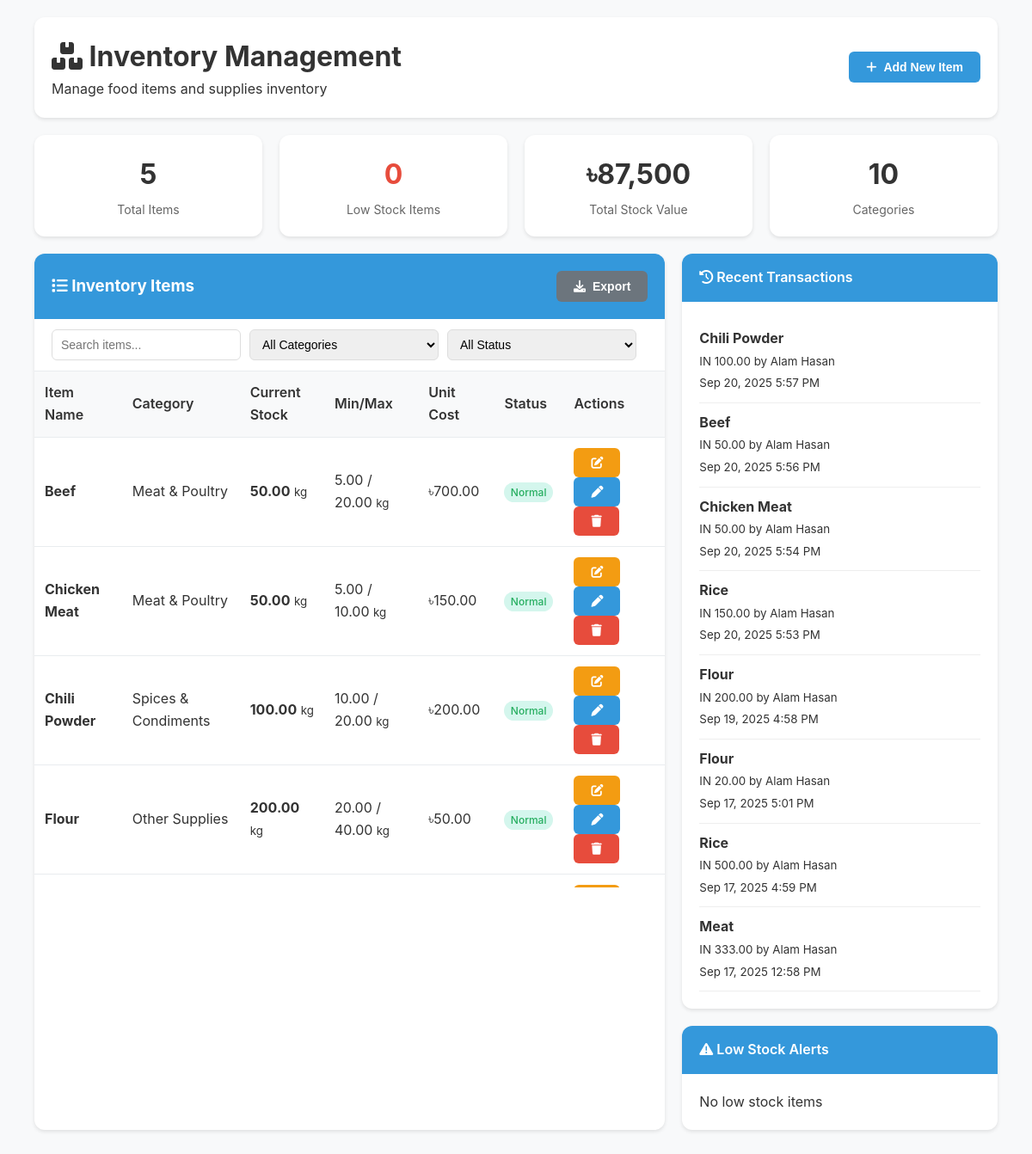
The page /admin/inventory.php (signed in) on the database its author committed.
### tables this page shows
CREATE TABLE `inventory_items` (
  `id` int(11) NOT NULL,
  `name` varchar(150) NOT NULL,
  `description` text DEFAULT NULL,
  `category_id` int(11) DEFAULT NULL,
  `unit_id` int(11) DEFAULT NULL,
  `current_stock` decimal(10,2) DEFAULT 0.00,
  `after_usage_current_stock` decimal(10,2) DEFAULT NULL COMMENT 'Stock remaining after chef usage',
  `minimum_stock` decimal(10,2) DEFAULT 0.00,
  `maximum_stock` decimal(10,2) DEFAULT 0.00,
  `unit_cost` decimal(10,2) DEFAULT 0.00,
  `supplier_name` varchar(150) DEFAULT NULL,
  `supplier_contact` varchar(100) DEFAULT NULL,
  `location` varchar(100) DEFAULT NULL,
  `expiry_date` date DEFAULT NULL,
  `is_active` tinyint(1) DEFAULT 1,
  `created_by` int(11) DEFAULT NULL,
  `created_at` timestamp NOT NULL DEFAULT current_timestamp(),
  `updated_at` timestamp NOT NULL DEFAULT current_timestamp() ON UPDATE current_timestamp()
);

CREATE TABLE `inventory_categories` (
  `id` int(11) NOT NULL,
  `name` varchar(100) NOT NULL,
  `description` text DEFAULT NULL,
  `created_at` timestamp NOT NULL DEFAULT current_timestamp(),
  `updated_at` timestamp NOT NULL DEFAULT current_timestamp() ON UPDATE current_timestamp()
);

CREATE TABLE `inventory_units` (
  `id` int(11) NOT NULL,
  `name` varchar(50) NOT NULL,
  `abbreviation` varchar(10) NOT NULL,
  `created_at` timestamp NOT NULL DEFAULT current_timestamp()
);

CREATE TABLE `inventory_transactions` (
  `id` int(11) NOT NULL,
  `item_id` int(11) NOT NULL,
  `transaction_type` enum('IN','OUT','ADJUSTMENT') NOT NULL,
  `quantity` decimal(10,2) NOT NULL,
  `previous_stock` decimal(10,2) NOT NULL,
  `new_stock` decimal(10,2) NOT NULL,
  `reference_type` enum('PURCHASE','USAGE','WASTE','ADJUSTMENT','CHEF_USAGE') NOT NULL,
  `reference_id` int(11) DEFAULT NULL,
  `notes` text DEFAULT NULL,
  `performed_by` int(11) NOT NULL,
  `transaction_date` timestamp NOT NULL DEFAULT current_timestamp()
);

CREATE TABLE `users` (
  `id` int(11) NOT NULL,
  `username` varchar(50) NOT NULL,
  `email` varchar(100) NOT NULL,
  `password` varchar(255) NOT NULL,
  `role_id` int(11) DEFAULT NULL,
  `first_name` varchar(50) NOT NULL,
  `last_name` varchar(50) NOT NULL,
  `phone` varchar(20) DEFAULT NULL,
  `address` text DEFAULT NULL,
  `date_of_birth` date DEFAULT NULL,
  `gender` enum('Male','Female','Other') DEFAULT NULL,
  `emergency_contact_name` varchar(100) DEFAULT NULL,
  `emergency_contact_phone` varchar(20) DEFAULT NULL,
  `family_contact_info` text DEFAULT NULL,
  `profile_image` varchar(255) DEFAULT NULL,
  `is_active` tinyint(1) DEFAULT 1,
  `created_at` timestamp NOT NULL DEFAULT current_timestamp(),
  `updated_at` timestamp NOT NULL DEFAULT current_timestamp() ON UPDATE current_timestamp()
);

### admin/inventory.php (the view, shortened to what this page needs)
<?php
$database = new Database();
$db = $database->getConnection();
$inventory_query = "SELECT i.*, c.name as category_name, u.name as unit_name, u.abbreviation as unit_abbr,
                    CASE WHEN i.current_stock <= i.minimum_stock THEN 'low' ELSE 'normal' END as stock_status
                    FROM inventory_items i
                    LEFT JOIN inventory_categories c ON i.category_id = c.id
                    LEFT JOIN inventory_units u ON i.unit_id = u.id
                    WHERE i.is_active = TRUE
                    ORDER BY i.name";
$inventory_stmt = $db->prepare($inventory_query);
$inventory_stmt->execute();
$inventory_items = $inventory_stmt->fetchAll(PDO::FETCH_ASSOC);
$categories_stmt = $db->prepare("SELECT * FROM inventory_categories ORDER BY name");
$categories_stmt->execute();
$categories = $categories_stmt->fetchAll(PDO::FETCH_ASSOC);
$transactions_query = "SELECT t.*, i.name as item_name, u.first_name, u.last_name
                       FROM inventory_transactions t
                       JOIN inventory_items i ON t.item_id = i.id
                       JOIN users u ON t.performed_by = u.id
                       ORDER BY t.transaction_date DESC LIMIT 10";
$transactions_stmt = $db->prepare($transactions_query);
$transactions_stmt->execute();
$recent_transactions = $transactions_stmt->fetchAll(PDO::FETCH_ASSOC);
?>
<!DOCTYPE html>
<html lang="en">
<head>
    <link rel="stylesheet" href="../assets/css/style.css">
    <link href="https://cdnjs.cloudflare.com/ajax/libs/font-awesome/6.0.0/css/all.min.css" rel="stylesheet">
</head>
<body>
    <div class="container">
        <div class="header">
            <div>
                <h1><i class="fas fa-boxes"></i> Inventory Management</h1>
                <p>Manage food items and supplies inventory</p>
            </div>
            <button class="btn btn-primary" onclick="showAddModal()">
                <i class="fas fa-plus"></i> Add New Item
            </button>
        </div>
        <div class="stats-grid">
            <div class="stat-card">
                <div class="stat-number"><?php echo count($inventory_items); ?></div>
                <div class="stat-label">Total Items</div>
            </div>
            <div class="stat-card">
                <div class="stat-number low-stock"><?php echo count(array_filter($inventory_items, function($item) { return $item['stock_status'] === 'low'; })); ?></div>
                <div class="stat-label">Low Stock Items</div>
            </div>
            <div class="stat-card">
                <div class="stat-number">৳<?php echo number_format(array_sum(array_map(function($item) { return $item['current_stock'] * $item['unit_cost']; }, $inventory_items))); ?></div>
                <div class="stat-label">Total Stock Value</div>
            </div>
            <div class="stat-card">
                <div class="stat-number"><?php echo count($categories); ?></div>
                <div class="stat-label">Categories</div>
            </div>
        </div>
        <div class="content-grid">
            <div class="inventory-table">
                <div class="table-header">
                    <h3><i class="fas fa-list"></i> Inventory Items</h3>
                    <div>
                        <button class="btn btn-secondary" onclick="exportInventory()">
                            <i class="fas fa-download"></i> Export
                        </button>
                    </div>
                </div>
                <div class="table-tools">
                    <input type="text" id="searchInput" class="form-control small" placeholder="Search items..." oninput="filterTable()">
                    <select id="categoryFilter" class="form-control small" onchange="filterTable()">
                        <option value="">All Categories</option>
                    </select>
                    <select id="statusFilter" class="form-control small" onchange="filterTable()">
                        <option value="">All Status</option>
                    </select>
                </div>
                <div class="table-content">
                    <table>
                        <thead>
                            <tr>
                                <th>Item Name</th>
                                <th>Category</th>
                                <th>Current Stock</th>
                                <th>Min/Max</th>
                                <th>Unit Cost</th>
                                <th>Status</th>
                                <th>Actions</th>
                            </tr>
                        </thead>
                        <tbody id="inventoryBody">
                            <?php foreach ($inventory_items as $item): ?>
                            <tr data-name="<?php echo strtolower(htmlspecialchars($item['name'])); ?>" data-category="<?php echo htmlspecialchars($item['category_name']); ?>" data-status="<?php echo htmlspecialchars($item['stock_status']); ?>">
                                <td>
                                    <strong><?php echo htmlspecialchars($item['name']); ?></strong>
                                </td>
                                <td><?php echo htmlspecialchars($item['category_name']); ?></td>
                                <td>
                                    <strong><?php echo number_format($item['current_stock'], 2); ?></strong>
                                    <small><?php echo htmlspecialchars($item['unit_abbr']); ?></small>
                                </td>
                                <td>
                                    <?php echo number_format($item['minimum_stock'], 2); ?> /
                                    <?php echo number_format($item['maximum_stock'], 2); ?>
                                    <small><?php echo htmlspecialchars($item['unit_abbr']); ?></small>
                                </td>
                                <td>৳<?php echo number_format($item['unit_cost'], 2); ?></td>
                                <td>
                                    <span class="stock-badge stock-<?php echo $item['stock_status']; ?>">
                                        <?php echo $item['stock_status'] === 'low' ? 'Low Stock' : 'Normal'; ?>
                                    </span>
                                </td>
                                <td>
                                    <button class="btn btn-warning btn-sm" onclick="showAdjustModal(<?php echo $item['id']; ?>, '<?php echo htmlspecialchars($item['name']); ?>', <?php echo $item['current_stock']; ?>)">
                                        <i class="fas fa-edit"></i>
                                    </button>
                                    <button class="btn btn-primary btn-sm" onclick="showEditModal(<?php echo htmlspecialchars(json_encode($item)); ?>)">
                                        <i class="fas fa-pen"></i>
                                    </button>
                                    <button class="btn btn-danger btn-sm" onclick="deleteItem(<?php echo $item['id']; ?>)">
                                        <i class="fas fa-trash"></i>
                                    </button>
                                </td>
                            </tr>
                            <?php endforeach; ?>
                        </tbody>
                    </table>
                </div>
            </div>
            <div class="sidebar">
                <div class="widget">
                    <div class="widget-header">
                        <i class="fas fa-history"></i> Recent Transactions
                    </div>
                    <div class="widget-content">
                        <?php foreach ($recent_transactions as $transaction): ?>
                        <div style="padding: 10px 0; border-bottom: 1px solid #eee;">
                            <strong><?php echo htmlspecialchars($transaction['item_name']); ?></strong>
                            <br>
                            <small>
                                <?php echo $transaction['transaction_type']; ?>
                                <?php echo number_format($transaction['quantity'], 2); ?>
                                by <?php echo htmlspecialchars($transaction['first_name'] . ' ' . $transaction['last_name']); ?>
                            </small>
                            <br>
                            <small class="text-muted"><?php echo date('M j, Y g:i A', strtotime($transaction['transaction_date'])); ?></small>
                        </div>
                        <?php endforeach; ?>
                    </div>
                </div>
                <div class="widget">
                    <div class="widget-header">
                        <i class="fas fa-exclamation-triangle"></i> Low Stock Alerts
                    </div>
                    <div class="widget-content">
                        <?php
                        $low_stock_items = array_filter($inventory_items, function($item) {
                            return $item['stock_status'] === 'low';
                        });
                        ?>
                        <?php if (empty($low_stock_items)): ?>
                            <p class="text-muted">No low stock items</p>
                        <?php endif; ?>
                    </div>
                </div>
            </div>
        </div>
    </div>
</body>
</html>

### assets/css/style.css (style rules this page uses)
* { margin: 0; padding: 0; box-sizing: border-box; }
body { font-family: 'Segoe UI', Tahoma, Geneva, Verdana, sans-serif; line-height: 1.6; color: #333; background-color: #f8f9fa; }
.container { max-width: 1200px; margin: 0 auto; padding: 0 20px; }
.btn { padding: 15px 30px; border-radius: 30px; text-decoration: none; font-weight: 600; transition: all 0.3s; border: none; cursor: pointer; display: inline-block; text-align: center; }
.btn-primary { background: #fff; color: #2c5aa0; }
.btn-secondary { background: transparent; color: white; border: 2px solid white; }

### admin/inventory.php (style rules this page uses)
body { font-family: -apple-system, BlinkMacSystemFont, "Segoe UI", Roboto, sans-serif; background: #f8f9fa; margin: 0; padding: 20px; }
.container { max-width: 1400px; margin: 0 auto; }
.header { background: white; padding: 20px; border-radius: 12px; box-shadow: 0 2px 4px rgba(0,0,0,0.1); margin-bottom: 20px; display: flex; justify-content: space-between; align-items: center; }
.btn { padding: 10px 20px; border: none; border-radius: 6px; cursor: pointer; text-decoration: none; font-size: 14px; transition: all 0.2s; display: inline-flex; align-items: center; gap: 8px; }
.btn-primary { background: #3498db; color: white; }
.btn-warning { background: #f39c12; color: white; }
.btn-danger { background: #e74c3c; color: white; }
.btn-secondary { background: #6c757d; color: white; }
.stats-grid { display: grid; grid-template-columns: repeat(auto-fit, minmax(250px, 1fr)); gap: 20px; margin-bottom: 20px; }
.stat-card { background: white; padding: 20px; border-radius: 12px; box-shadow: 0 2px 4px rgba(0,0,0,0.1); text-align: center; }
.stat-number { font-size: 2rem; font-weight: bold; margin-bottom: 5px; }
.stat-label { color: #666; font-size: 14px; }
.low-stock { color: #e74c3c; }
.content-grid { display: grid; grid-template-columns: 2fr 1fr; gap: 20px; }
.inventory-table { background: white; border-radius: 12px; box-shadow: 0 2px 4px rgba(0,0,0,0.1); overflow: hidden; }
.table-header { background: #3498db; color: white; padding: 20px; display: flex; justify-content: space-between; align-items: center; }
.table-content { overflow-x: auto; overflow-y: auto; max-height: 600px; }
table { width: 100%; border-collapse: collapse; }
th, td { padding: 12px; text-align: left; border-bottom: 1px solid #e9ecef; }
th { background: #f8f9fa; font-weight: 600; position: sticky; top: 0; z-index: 2; }
.table-tools { background: #ffffff; padding: 12px 20px; border-bottom: 1px solid #e9ecef; display: flex; gap: 10px; flex-wrap: wrap; align-items: center; }
.form-control.small { max-width: 220px; padding: 8px 10px; height: 36px; }
.stock-badge { padding: 4px 8px; border-radius: 12px; font-size: 12px; font-weight: 500; }
.stock-normal { background: #d4f6ed; color: #27ae60; }
.sidebar { display: flex; flex-direction: column; gap: 20px; }
.widget { background: white; border-radius: 12px; box-shadow: 0 2px 4px rgba(0,0,0,0.1); overflow: hidden; }
.widget-header { background: #3498db; color: white; padding: 15px 20px; font-weight: 600; }
.widget-content { padding: 20px; }
.form-control { width: 100%; padding: 10px; border: 1px solid #ddd; border-radius: 6px; font-size: 14px; }

### rows shown on the page
inventory_items: name "Beef", category.name "Meat & Poultry", current_stock "50.00", unit.abbreviation "kg", minimum_stock "5.00", maximum_stock "20.00", unit_cost "700.00", shows "Normal"
inventory_items: name "Chicken Meat", category.name "Meat & Poultry", current_stock "50.00", unit.abbreviation "kg", minimum_stock "5.00", maximum_stock "10.00", unit_cost "150.00", shows "Normal"
inventory_items: name "Chili Powder", category.name "Spices & Condiments", current_stock "100.00", unit.abbreviation "kg", minimum_stock "10.00", maximum_stock "20.00", unit_cost "200.00", shows "Normal"
inventory_items: name "Flour", category.name "Other Supplies", current_stock "200.00", unit.abbreviation "kg", minimum_stock "20.00", maximum_stock "40.00", unit_cost "50.00", shows "Normal"
inventory_transactions: item.name "Chili Powder", transaction_type "IN", quantity "100.00", performed_by.last_name "Alam Hasan", transaction_date "Sep 20, 2025 5:57 PM"
inventory_transactions: item.name "Beef", transaction_type "IN", quantity "50.00", performed_by.last_name "Alam Hasan", transaction_date "Sep 20, 2025 5:56 PM"
inventory_transactions: item.name "Chicken Meat", transaction_type "IN", quantity "50.00", performed_by.last_name "Alam Hasan", transaction_date "Sep 20, 2025 5:54 PM"
inventory_transactions: item.name "Rice", transaction_type "IN", quantity "150.00", performed_by.last_name "Alam Hasan", transaction_date "Sep 20, 2025 5:53 PM"
inventory_transactions: item.name "Flour", transaction_type "IN", quantity "200.00", performed_by.last_name "Alam Hasan", transaction_date "Sep 19, 2025 4:58 PM"
inventory_transactions: item.name "Flour", transaction_type "IN", quantity "20.00", performed_by.last_name "Alam Hasan", transaction_date "Sep 17, 2025 5:01 PM"
inventory_transactions: item.name "Rice", transaction_type "IN", quantity "500.00", performed_by.last_name "Alam Hasan", transaction_date "Sep 17, 2025 4:59 PM"
inventory_transactions: item.name "Meat", transaction_type "IN", quantity "333.00", performed_by.last_name "Alam Hasan", transaction_date "Sep 17, 2025 12:58 PM"

### other values the page prints
count($inventory_items) "5"
count($categories) "10"
